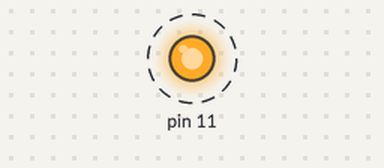
A sketch run on a simulated Arduino Uno, built with avr-gcc and run on an emulated ATmega328P. On the bench: output pins drawn as LEDs (lit = HIGH). Dashed ring = blinking. What the sketch prints to the serial monitor is not drawn.

Above: at 0.5 s.
Timing chart, 0 to 4.6 s (numbered marks = the images above):
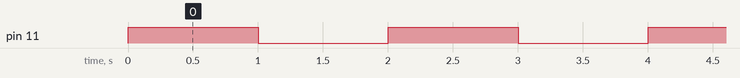

The sketch:

Ex3.ino
```cpp
/*
  www.CodeDecay.com.br
  Licença de uso: Apache 2.0

  Liga o LED por 1 segundo, em seguida desliga o LED por 1 segundo.
  Envia uma mensagem para o computador.

  Nesse exercício vamos manter o LED externo no pino 11 do
  Arduino e enviar uma mensagem para o computador através da comunicação
  serial. A mensagem será visualizada no Monitor Serial da Arduino IDE.
 */


// a função setup() é executada quando você liga ou reinicia a placa
void setup() {
  // configura o pino 11 como saída:
  pinMode(11, OUTPUT);

  Serial.begin(9600); // Inicia a comunicação serial com o computador
}

// a função loop() é executada para sempre:
void loop() {
  digitalWrite(11, HIGH);   // liga o LED (escreve o nível HIGH - 5V - no pino)
  delay(1000);              // espera 1 segundo = 1000 milisegundos
  digitalWrite(11, LOW);    // desliga o LED (escreve o nível LOW - 0V - no pino)
  delay(1000);              // espera 1 segundo novamente

  Serial.println("Ola, mundo!"); // envia o texto "Ola, mundo" para o monitor serial da Arduino IDE
}
```

Measured:
- by itself, pin 11: alternates HIGH for 1.0 s and LOW for 1.0 s
